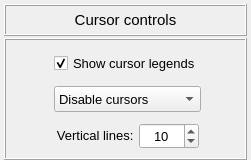
                 <widget class="QFrame" name="frame_cursor_controls">
                  <property name="minimumSize">
                   <size>
                    <width>0</width>
                    <height>160</height>
                   </size>
                  </property>
                  <property name="maximumSize">
                   <size>
                    <width>16777215</width>
                    <height>160</height>
                   </size>
                  </property>
                  <property name="frameShape">
                   <enum>QFrame::Shape::NoFrame</enum>
                  </property>
                  <property name="frameShadow">
                   <enum>QFrame::Shadow::Raised</enum>
                  </property>
                  <layout class="QGridLayout" name="gridLayout_21">
                   <property name="leftMargin">
                    <number>4</number>
                   </property>
                   <property name="topMargin">
                    <number>4</number>
                   </property>
                   <property name="rightMargin">
                    <number>4</number>
                   </property>
                   <property name="bottomMargin">
                    <number>0</number>
                   </property>
                   <property name="verticalSpacing">
                    <number>2</number>
                   </property>
                   <item row="0" column="0">
                    <widget class="QFrame" name="frame_32">
                     <property name="minimumSize">
                      <size>
                       <width>0</width>
                       <height>32</height>
                      </size>
                     </property>
                     <property name="maximumSize">
                      <size>
                       <width>16777215</width>
                       <height>32</height>
                      </size>
                     </property>
                     <property name="sizeIncrement">
                      <size>
                       <width>0</width>
                       <height>110</height>
                      </size>
                     </property>
                     <property name="frameShape">
                      <enum>QFrame::Shape::Box</enum>
                     </property>
                     <property name="frameShadow">
                      <enum>QFrame::Shadow::Raised</enum>
                     </property>
                     <layout class="QGridLayout" name="gridLayout_32">
                      <property name="leftMargin">
                       <number>4</number>
                      </property>
                      <property name="topMargin">
                       <number>4</number>
                      </property>
                      <property name="rightMargin">
                       <number>4</number>
                      </property>
                      <property name="bottomMargin">
                       <number>4</number>
                      </property>
                      <property name="spacing">
                       <number>0</number>
                      </property>
                      <item row="0" column="0">
                       <widget class="QLabel" name="label_13">
                        <property name="minimumSize">
                         <size>
                          <width>0</width>
                          <height>20</height>
                         </size>
                        </property>
                        <property name="maximumSize">
                         <size>
                          <width>16777215</width>
                          <height>32</height>
                         </size>
                        </property>
                        <property name="font">
                         <font>
                          <pointsize>11</pointsize>
                          <bold>false</bold>
                         </font>
                        </property>
                        <property name="text">
                         <string>Cursor controls</string>
                        </property>
                        <property name="alignment">
                         <set>Qt::AlignmentFlag::AlignCenter</set>
                        </property>
                       </widget>
                      </item>
                     </layout>
                    </widget>
                   </item>
                   <item row="1" column="0">
                    <widget class="QFrame" name="frame_cursor_controls_content">
                     <property name="minimumSize">
                      <size>
                       <width>0</width>
                       <height>0</height>
                      </size>
                     </property>
                     <property name="maximumSize">
                      <size>
                       <width>16777215</width>
                       <height>140</height>
                      </size>
                     </property>
                     <property name="sizeIncrement">
                      <size>
                       <width>0</width>
                       <height>110</height>
                      </size>
                     </property>
                     <property name="frameShape">
                      <enum>QFrame::Shape::Box</enum>
                     </property>
                     <property name="frameShadow">
                      <enum>QFrame::Shadow::Raised</enum>
                     </property>
                     <layout class="QGridLayout" name="gridLayout_31">
                      <property name="leftMargin">
                       <number>8</number>
                      </property>
                      <property name="topMargin">
                       <number>4</number>
                      </property>
                      <property name="rightMargin">
                       <number>4</number>
                      </property>
                      <property name="bottomMargin">
                       <number>4</number>
                      </property>
                      <property name="spacing">
                       <number>4</number>
                      </property>
                      <item row="2" column="0">
                       <spacer name="horizontalSpacer_8">
                        <property name="orientation">
                         <enum>Qt::Orientation::Horizontal</enum>
                        </property>
                        <property name="sizeHint" stdset="0">
                         <size>
                          <width>40</width>
                          <height>20</height>
                         </size>
                        </property>
                       </spacer>
                      </item>
                      <item row="1" column="1">
                       <widget class="QFrame" name="frame_legends">
                        <property name="maximumSize">
                         <size>
                          <width>16777215</width>
                          <height>28</height>
                         </size>
                        </property>
                        <property name="frameShape">
                         <enum>QFrame::Shape::NoFrame</enum>
                        </property>
                        <property name="frameShadow">
                         <enum>QFrame::Shadow::Raised</enum>
                        </property>
                        <layout class="QGridLayout" name="gridLayout_14">
                         <property name="leftMargin">
                          <number>0</number>
                         </property>
                         <property name="topMargin">
                          <number>0</number>
                         </property>
                         <property name="rightMargin">
                          <number>0</number>
                         </property>
                         <property name="bottomMargin">
                          <number>0</number>
                         </property>
                         <property name="spacing">
                          <number>0</number>
                         </property>
                         <item row="0" column="0">
                          <widget class="QCheckBox" name="checkBox_cursor_legends">
                           <property name="minimumSize">
                            <size>
                             <width>75</width>
                             <height>0</height>
                            </size>
                           </property>
                           <property name="maximumSize">
                            <size>
                             <width>200</width>
                             <height>26</height>
                            </size>
                           </property>
                           <property name="font">
                            <font>
                             <family>MS Shell Dlg 2</family>
                             <pointsize>10</pointsize>
                             <italic>false</italic>
                             <bold>false</bold>
                            </font>
                           </property>
                           <property name="text">
                            <string>Show cursor legends</string>
                           </property>
                           <property name="checked">
                            <bool>true</bool>
                           </property>
                          </widget>
                         </item>
                        </layout>
                       </widget>
                      </item>
                      <item row="3" column="1" alignment="Qt::AlignmentFlag::AlignHCenter">
                       <widget class="QFrame" name="frame_vertical_lines">
                        <property name="maximumSize">
                         <size>
                          <width>16777215</width>
                          <height>28</height>
                         </size>
                        </property>
                        <property name="frameShape">
                         <enum>QFrame::Shape::NoFrame</enum>
                        </property>
                        <property name="frameShadow">
                         <enum>QFrame::Shadow::Raised</enum>
                        </property>
                        <layout class="QGridLayout" name="gridLayout_13">
                         <property name="leftMargin">
                          <number>2</number>
                         </property>
                         <property name="topMargin">
                          <number>2</number>
                         </property>
                         <property name="rightMargin">
                          <number>2</number>
                         </property>
                         <property name="bottomMargin">
                          <number>2</number>
                         </property>
                         <property name="spacing">
                          <number>2</number>
                         </property>
                         <item row="0" column="2">
                          <widget class="QSpinBox" name="spinBox_vertical_lines">
                           <property name="minimumSize">
                            <size>
                             <width>60</width>
                             <height>26</height>
                            </size>
                           </property>
                           <property name="maximumSize">
                            <size>
                             <width>100</width>
                             <height>26</height>
                            </size>
                           </property>
                           <property name="font">
                            <font>
                             <pointsize>10</pointsize>
                            </font>
                           </property>
                           <property name="alignment">
                            <set>Qt::AlignmentFlag::AlignCenter</set>
                           </property>
                           <property name="minimum">
                            <number>2</number>
                           </property>
                           <property name="maximum">
                            <number>20</number>
                           </property>
                           <property name="value">
                            <number>10</number>
                           </property>
                          </widget>
                         </item>
                         <item row="0" column="0" colspan="2">
                          <widget class="QLabel" name="label_2">
                           <property name="minimumSize">
                            <size>
                             <width>0</width>
                             <height>0</height>
                            </size>
                           </property>
                           <property name="maximumSize">
                            <size>
                             <width>16777215</width>
                             <height>16777215</height>
                            </size>
                           </property>
                           <property name="baseSize">
                            <size>
                             <width>0</width>
                             <height>0</height>
                            </size>
                           </property>
                           <property name="font">
                            <font>
                             <pointsize>10</pointsize>
                            </font>
                           </property>
                           <property name="text">
                            <string>Vertical lines: </string>
                           </property>
                           <property name="alignment">
                            <set>Qt::AlignmentFlag::AlignRight|Qt::AlignmentFlag::AlignTrailing|Qt::AlignmentFlag::AlignVCenter</set>
                           </property>
                          </widget>
                         </item>
                        </layout>
                       </widget>
                      </item>
                      <item row="2" column="1">
                       <widget class="QComboBox" name="comboBox_cursor_control">
                        <property name="minimumSize">
                         <size>
                          <width>0</width>
                          <height>26</height>
                         </size>
                        </property>
                        <property name="font">
                         <font>
                          <pointsize>10</pointsize>
                         </font>
                        </property>
                        <item>
                         <property name="text">
                          <string>Disable cursors</string>
                         </property>
                        </item>
                        <item>
                         <property name="text">
                          <string>Enable cursor</string>
                         </property>
                        </item>
                        <item>
                         <property name="text">
                          <string>Enable h-cursor</string>
                         </property>
                        </item>
                       </widget>
                      </item>
                      <item row="2" column="2">
                       <spacer name="horizontalSpacer_9">
                        <property name="orientation">
                         <enum>Qt::Orientation::Horizontal</enum>
                        </property>
                        <property name="sizeHint" stdset="0">
                         <size>
                          <width>40</width>
                          <height>20</height>
                         </size>
                        </property>
                       </spacer>
                      </item>
                     </layout>
                    </widget>
                   </item>
                  </layout>
                 </widget>
